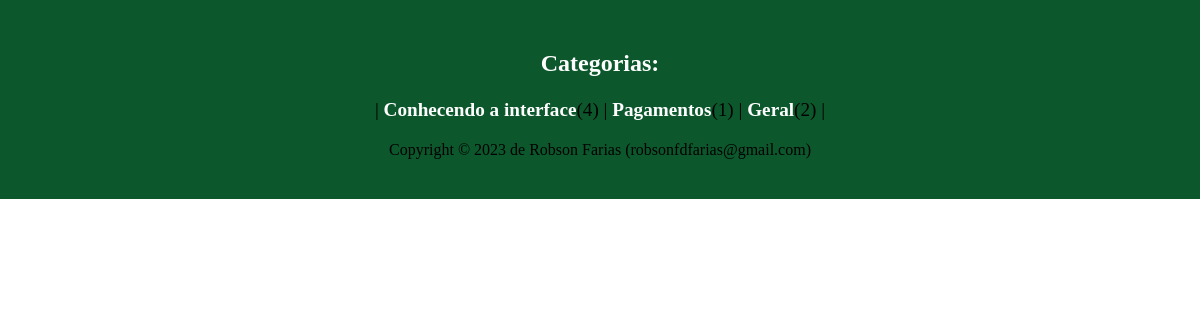
/AdminConfig/footer.old.php, run on the app's committed database.
### tables this page shows
CREATE TABLE `categoria` (
  `id` int(20) NOT NULL AUTO_INCREMENT,
  `titulo` varchar(200) NOT NULL,
  `statusCat` varchar(2) NOT NULL,
  PRIMARY KEY (`id`)
);

### AdminConfig/class/DB.class.php (called while the page is built, shortened)
<?php
class DB {
    private static $con;
    public static function conn(){
        if(is_null(self::$con)){
            try{
                self::$con = new PDO('mysql:host='.HOST.';dbname='.DB.'', USER, PASSWORD);
                self::$con->setAttribute(PDO::ATTR_ERRMODE, PDO::ERRMODE_EXCEPTION);
            }catch(PDOException $e){
                echo $e->getMessage();
            }
        }
        return self::$con;
    }
}
?>

### AdminConfig/class/crud.artigo.class.php (called while the page is built, shortened)
<?php
class CRUD{
    function __construct(){
        include_once("DB.class.php");
        include_once("crud.categoria.class.php");
    }
    function getCountArtForCat($idCat){
        $objCountArt = DB::conn()->prepare("SELECT * FROM artigo WHERE categoria=?");
        if($objCountArt->execute(array($idCat))){
            return $objCountArt->rowCount();
        }else{
            return 0;
        }
    }
}
?>

### AdminConfig/class/crud.categoria.class.php (the view, shortened to what this page needs)
<?php
class Categoria{
    function __construct(){
        include_once("DB.class.php");
    }
    function getCatFooter(){
        include_once("crud.artigo.class.php");
        $art = new CRUD();
        $obj = DB::conn()->prepare("SELECT * FROM categoria");
        if($obj->execute()){
            $numRow = $obj->rowCount();
            if($numRow>0){
                while($linha = $obj->fetchObject()){
                    echo ' | <a href="categoria.php?id='.$linha->id.'">'.$linha->titulo.'</a>('.$art->getCountArtForCat($linha->id).')';
                }
                echo ' | ';
            }
        }
    }
}
?>

### AdminConfig/footer.old.php (style rules this page uses)
body { padding: 0px; margin: 0px; }
#camada1 a { color: #fff; text-decoration: none; font-weight: bold; transition: ease 0.4s; }

### data on the page
categoria: titulo "Conhecendo a interface", id "4"
categoria: titulo "Pagamentos", id "1"
categoria: titulo "Geral", id "2"
